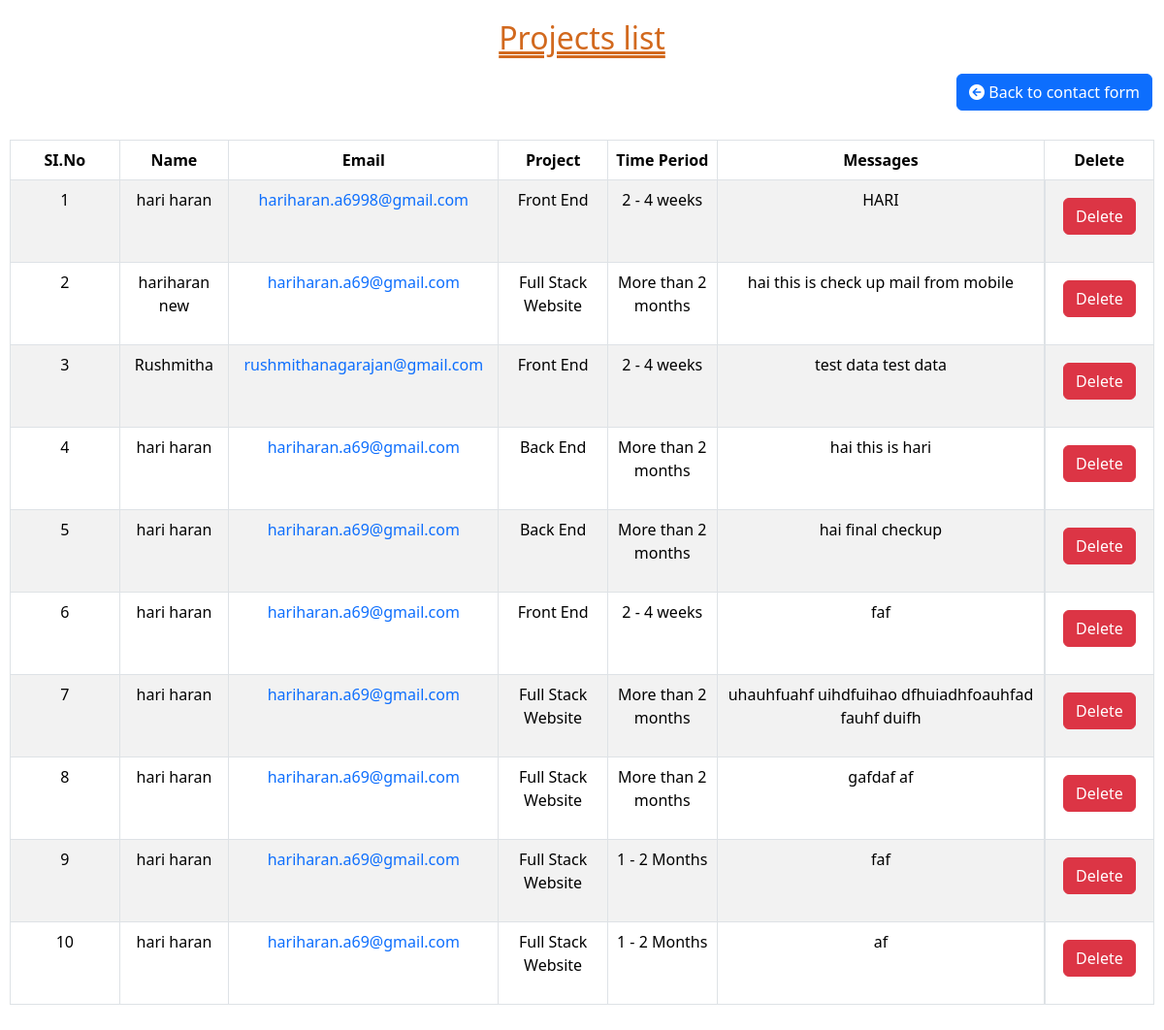
Page /view_contact on the earlier database version.
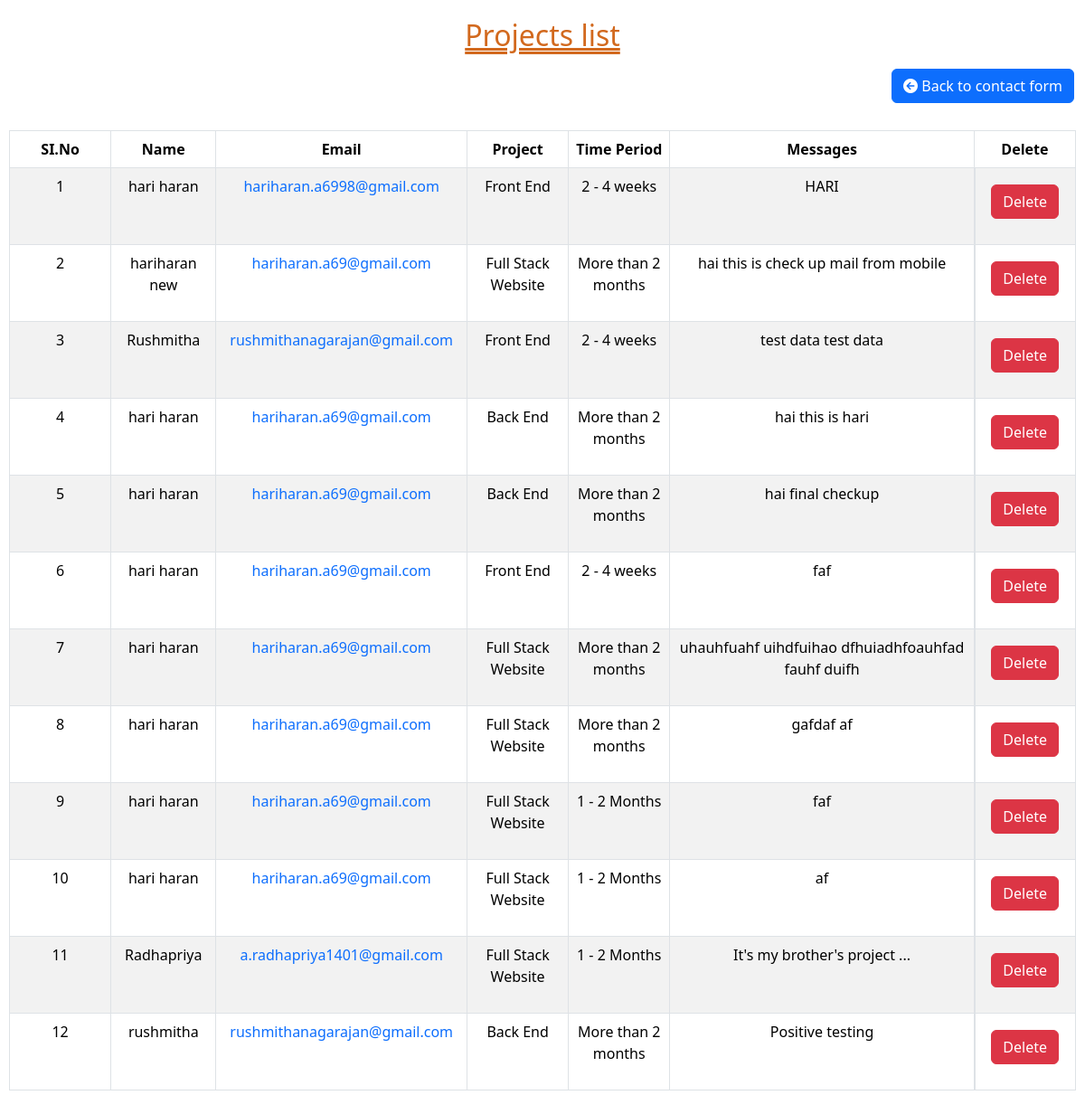
Same page on the later database version.
### portfolio_app/models.py (models this page shows, shortened)
class Contact(models.Model):
    web_choice = [
        ('Front End', 'Front End'),
        ('Back End', 'Back End'),
        ('Full Stack Website', 'Full Stack Website'),
        ("I'm not sure yet", "I'm not sure yet"),
    ]
    days_choice = [
        ('2 - 4 weeks', '2 - 4 weeks'),
        ('1 - 2 Months', '1 - 2 Months'),
        ('More than 2 months', 'More than 2 months'),
    ]
    name = models.CharField(max_length = 50)
    email = models.EmailField(max_length = 50)
    web = models.CharField(choices=web_choice, max_length = 50, null = True, blank = True)
    days = models.CharField(choices=days_choice,max_length = 50, null = True, blank = True)
    text = models.TextField(max_length = 500)

### portfolio_app/views.py (the view)
# urls.py: path('view_contact', views.view_contact, name = 'view_contact'),
def view_contact(request):
    contact = Contact.objects.all()
    return render(request, 'admincontact.html',{'contact':contact})

### portfolio_app/custom_context.py (called while the page is built)
def custom_context(request):
    user = get_user(request)
    if user.is_authenticated:
        try:
            profile = UserProfile.objects.get(pro=user)
            image_url = profile.profile.url
        except UserProfile.DoesNotExist:
            image_url = None
    else:
        image_url = None
    return {'image_url': image_url}

### template/admincontact.html (shortened to what this page needs)
<!DOCTYPE html>
<html lang="en">
<head>
    <link rel="stylesheet" href="https://cdn.jsdelivr.net/npm/bootstrap@5.3.2/dist/css/bootstrap.min.css">
    <link rel="stylesheet" href="https://cdnjs.cloudflare.com/ajax/libs/font-awesome/6.5.2/css/all.min.css" />
</head>
<body>
    <div class="mainContainer table-responsive-sm">
        <h2 class="h2">Projects list</h2>
        <div class="container-fluid">
            <a href="contact" class="btn float-right btn-primary"><i class="fa-solid fa-circle-arrow-left"></i> Back to contact form</a>
        </div>
        <div class="sub_container table-responsive">
            <table class="table text-center table-bordered table-striped table-hover">
                <thead>
                    <tr>
                        <th class="col-1">SI.No</th>
                        <th class="col-1">Name</th>
                        <th class="col-1">Email</th>
                        <th class="col-1">Project</th>
                        <th class="col-1">Time Period</th>
                        <th class="col-3" colspan="2">Messages</th>
                        <th class="col-1">Delete</th>
                    </tr>
                </thead>
                <tbody>
                    {% for x in contact %}
                    <tr>
                        <td>{{forloop.counter}}</td>
                        <td>{{x.name}}</td>
                        <td><a href="mailto:{{x.email}}">{{x.email}}</a></td>
                        <td>{{x.web}}</td>
                        <td>{{x.days}}</td>
                        <td colspan="2" colspan="2">{{x.text}}</td>
                        <td class=" center-cell "><a href="delete_contact/{{x.id}}" class="btn btn-danger">Delete</a></td>
                    </tr>
                    {% endfor %}
                </tbody>
            </table>
        </div>
    </div>
</body>
</html>

Differences in the rows shown:
added Contact: name "Radhapriya", email "a.radhapriya1401@gmail.com", web "Full Stack Website", days "1 - 2 Months", text "It's my brother's project ..."
added Contact: name "rushmitha", email "rushmithanagarajan@gmail.com", web "Back End", days "More than 2 months", text "Positive testing"
